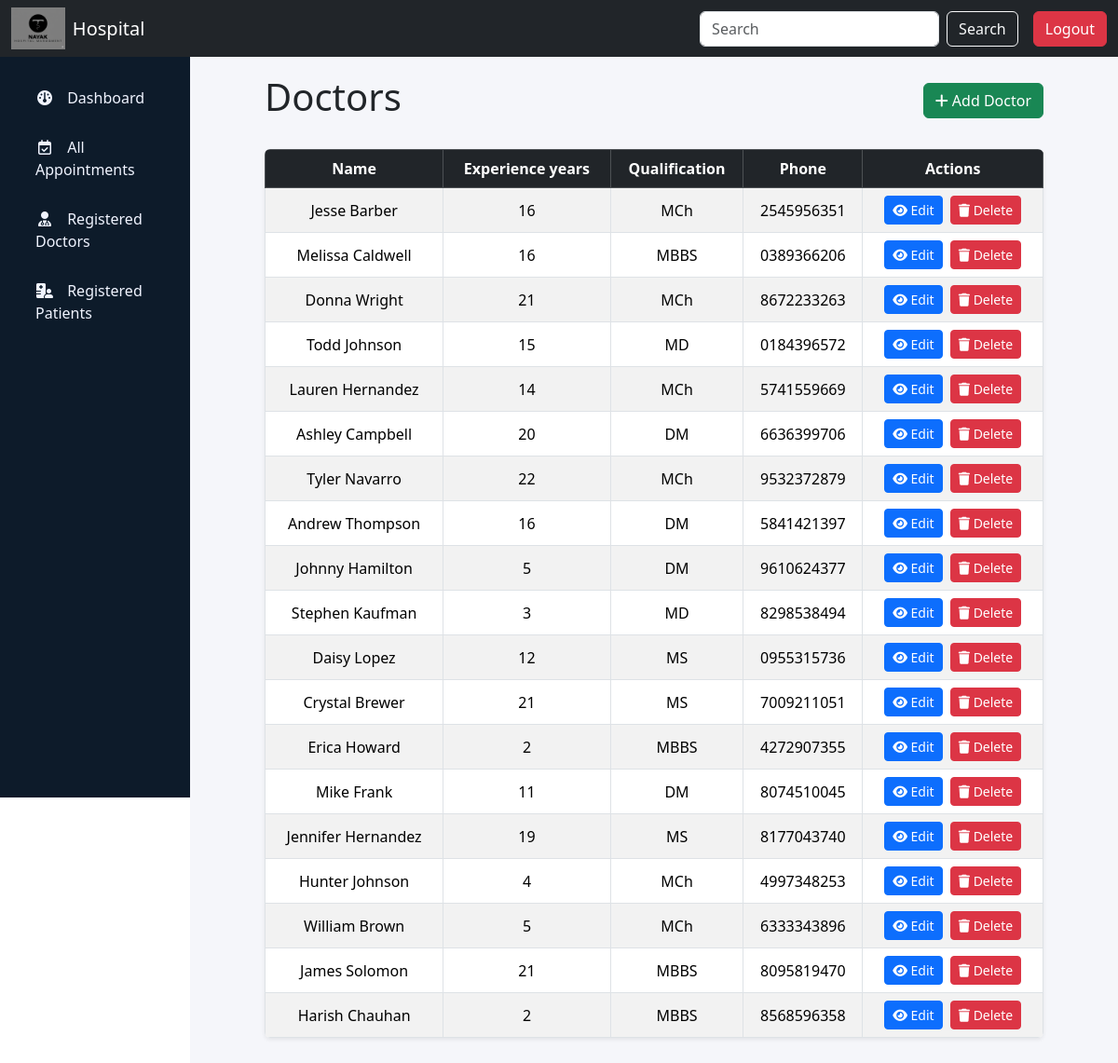
Before: /admin/doctors (signed in) with the older database file.
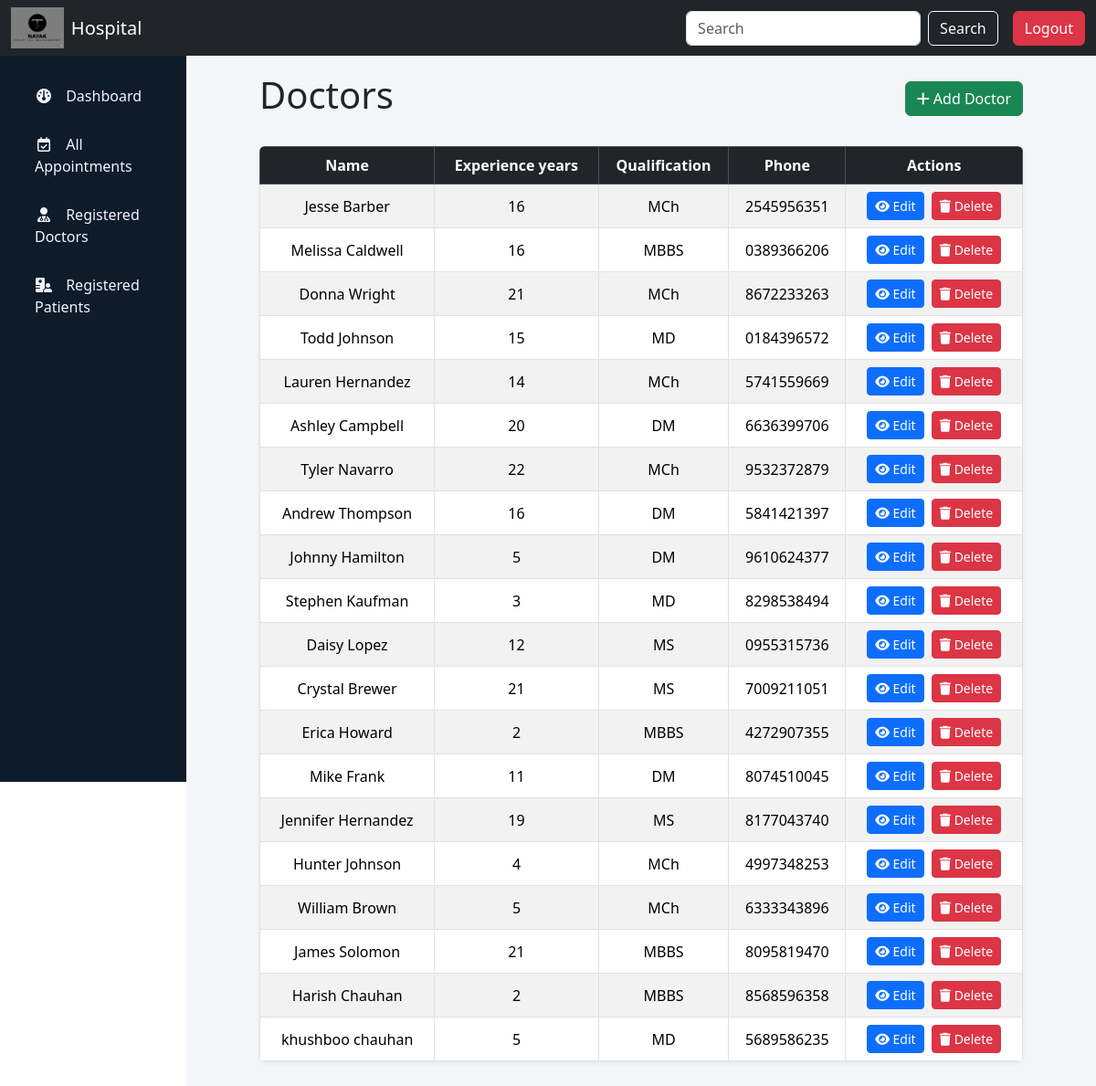
After: the same page with the newer database file.
### app.py (models this page shows, shortened)
class Doctors(db.Model):
    doctor_id = db.Column(db.Integer, primary_key=True)
    user_id = db.Column(db.Integer, db.ForeignKey('users.user_id'), nullable=False)
    department_id = db.Column(db.Integer, db.ForeignKey('departments.department_id'), nullable=False)
    qualification = db.Column(db.String(100), nullable=False)
    experience_years = db.Column(db.Integer, nullable=False)
    consultation_fee = db.Column(db.Float, nullable=False)
    bio = db.Column(db.String(500))

class Users(db.Model):
    user_id = db.Column(db.Integer, primary_key=True)
    username = db.Column(db.String(100), nullable=False)
    email = db.Column(db.String(100), nullable=False, unique=True)
    password = db.Column(db.String(200), nullable=False)
    role = db.Column(db.String(100), nullable=False, default='patient')
    fname = db.Column(db.String(100))
    lname = db.Column(db.String(100))
    phone = db.Column(db.String(15))
    address = db.Column(db.String(100))
    is_active = db.Column(db.Boolean, nullable=False, default=True)
    date_created = db.Column(db.DateTime, default=datetime.utcnow)
    patient_profile = db.relationship('Patients', backref='user', lazy=True, uselist=False)
    doctor_profile = db.relationship('Doctors', backref='user', lazy=True, uselist=False)

### app.py (the view)
@app.route("/admin/doctors")
def admin_doctor():
    if session.get('role') != 'admin':
        return redirect(url_for('login'))
    doctors = Doctors.query.all()
    return render_template("admin_doctor.html", doctors=doctors)

### templates/admin_doctor.html (shortened to what this page needs)
{% extends "base_admin.html" %}
{% block content %}
<div class="d-flex justify-content-between align-items-center mb-4">
    <h1>Doctors</h1>
    <a href="{{ url_for('admin_add_doctor')}}" class="btn btn-success">
        <i class="fa-solid fa-plus"></i> Add Doctor
    </a>
</div>
<div class="table-responsive shadow-sm rounded">
    <table class="table table-striped table-hover table-bordered align-middle text-center mb-0">
        <thead class="table-dark">
            <tr>
                <th>Name</th>
                <th>Experience years</th>
                <th>Qualification</th>
                <th>Phone</th>
                <th>Actions</th>
            </tr>
        </thead>
        <tbody>
            {% for doctor in doctors %}
            <tr>
                <td>{{ doctor.user.fname }} {{ doctor.user.lname }}</td>
                <td>{{ doctor.experience_years }}</td>
                <td>{{ doctor.qualification }}</td>
                <td>{{ doctor.user.phone }}</td>
                <td>
                    <a href="#" class="btn btn-sm btn-primary me-1">
                        <i class="fa-solid fa-eye"></i> Edit
                    </a>
                    <form action="{{ url_for('delete_doctor', doctor_id=doctor.doctor_id) }}" method="POST" style="display:inline-block;">
                            <button type="submit" class="btn btn-sm btn-danger" onclick="return confirm('Are you sure you want to delete this doctor?');">
                                <i class="fa-solid fa-trash"></i> Delete
                            </button>
                    </form>
                </td>
            </tr>
            {% endfor %}
        </tbody>
    </table>
</div>
{% endblock %}

### templates/base_admin.html (shortened to what this page needs)
<!DOCTYPE html>
<html lang="en">
<head>
    <link rel="stylesheet" href="/static/css/style.css">
    <link href="https://cdn.jsdelivr.net/npm/bootstrap@5.3.8/dist/css/bootstrap.min.css" rel="stylesheet">
    <link rel="stylesheet" href="https://cdnjs.cloudflare.com/ajax/libs/font-awesome/6.4.0/css/all.min.css">
</head>
<body>
    <div id="PBnav">
        <nav class="navbar navbar-expand-lg navbar-dark bg-dark fixed-top">
        <div class="container-fluid">
            <div class="d-flex align-items-center">
            <img src="/static/images/Logo.png" alt="Logo" height="45" class="me-2">
            <a class="navbar-brand mb-0 h1 text-white" href="#">Hospital</a>
            </div>
            <div class="collapse navbar-collapse justify-content-end" id="navbarSupportedContent">
            <form class="d-flex me-3" role="search">
                <input class="form-control me-2" type="search" placeholder="Search" aria-label="Search">
                <button class="btn btn-outline-light" type="submit">Search</button>
            </form>
            <a href="/logout" class="btn btn-danger">Logout</a>
            </div>
        </div>
        </nav>
    </div>
    <div id="PBmain">
        <div id="PBleft">
            <div id="PBleftlink">
                <a href="{{ url_for('admin_dashboard') }}" class="sidebar-link "><i class="fa-solid fa-gauge"></i> Dashboard</a>
                <a href="{{url_for('admin_appointment')}}" class="sidebar-link"><i class="fa-regular fa-calendar-check"></i> All Appointments</a>
                <a href="{{ url_for('admin_doctor') }}" class="sidebar-link"><i class="fa-solid fa-user-doctor"></i> Registered Doctors</a>
                <a href="{{ url_for('admin_patient') }}" class="sidebar-link"><i class="fa-solid fa-hospital-user"></i> Registered Patients</a>
            </div>
        </div>
        <div id="PBright">
            {%block content%} {%endblock%}
        </div>
    </div>
</body>
</html>

### static/css/style.css (style rules this page uses)
html, body { overflow-x: hidden; width: 100%; }
body { margin: 0; padding: 0; }
#PBleft { background-color:#0d1b2a; height: 100vh; width: 17%; position: fixed; top: 56px; left: 0; color: #f1f1f1; padding: 20px; }
#PBright { background-color: #f4f6f8; margin-left: 17%; padding: 80px; background-color: #f5f6fa; min-height: calc(100vh - 70px); overflow-y: auto; }
body { margin-top: 70px; }
#PBleftlink a { display: block; color: #f0f4ff; text-decoration: none; padding: 12px 18px; margin: 5px 0; border-radius: 8px; font-weight: 500; transition: all 0.3s ease; }
#PBleftlink a i { margin-right: 10px; width: 20px; text-align: center; }

Changed rows visible on the page:
added Doctors: user.fname "khushboo", user.lname "chauhan", experience_years "5", qualification "MD", user.phone "5689586235"
